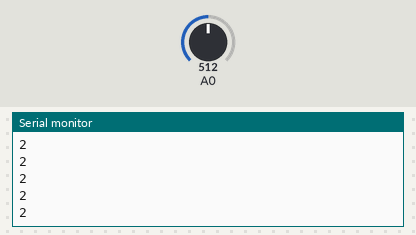
Recording of a sketch running on a simulated Arduino Uno, built with avr-gcc and run on an emulated ATmega328P. On the bench: the last lines printed to the serial monitor. The inputs (shaded band) are chosen by the test bench; at power-on: A0 = 512.

Above: at 1.2 s.
1.3 s: A0 set to 716
At 1.31 s:
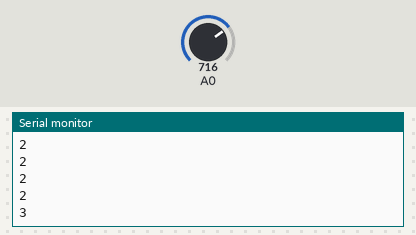
2.8 s: A0 set to 900
At 2.81 s:
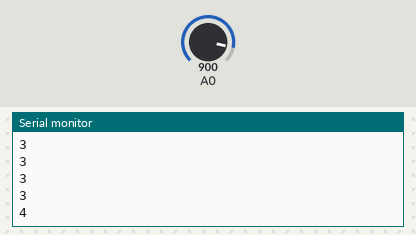
Timing chart, 0 to 5.8 s (numbered marks = the images above; inputs shaded):
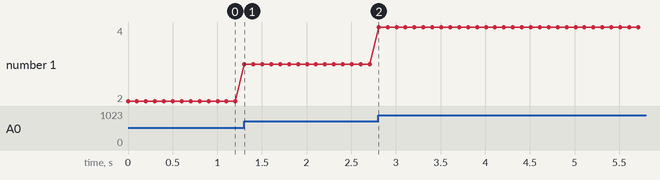

The sketch:

potentiometre_tension.ino
```cpp
#define ANALOG_PIN 0
int val;

void setup() {
  Serial.begin(9600);


}

void loop() {

     //Serial.println(analogRead(0)*(5.0/1024));
     val = analogRead(0)*(5.0/1023);
    if(val != 0 || val != 1023)
    {
      Serial.println(val);
      delay(100);
    }

}
```

Measured:
- after the input at 1.3 s, the serial monitor: prints a new line at once (image 1)
- after the input at 2.8 s, the serial monitor: prints a new line at once (image 2)
- plotted number 1: 2 → 3 after the input at 1.3 s, 3 → 4 after the input at 2.8 s
